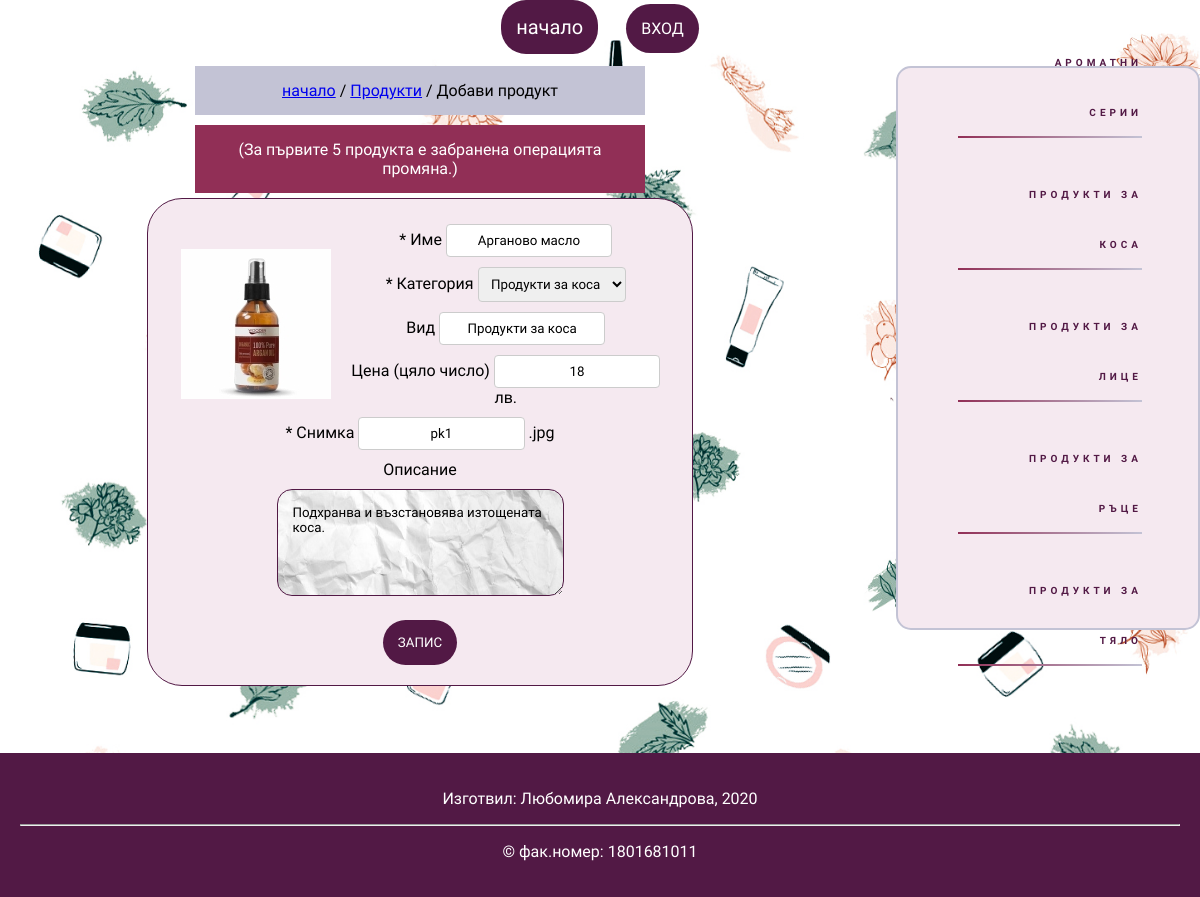
Screenshot of /product_edit.php?id=2 with the database file from the repository.
### tables this page shows
CREATE TABLE `product_types` (
  `product_type_id` int(10) UNSIGNED NOT NULL COMMENT 'ПК',
  `category` varchar(32) NOT NULL COMMENT 'категория'
);

CREATE TABLE `products` (
  `product_id` int(10) UNSIGNED NOT NULL COMMENT 'ПК',
  `product_type_id` int(10) UNSIGNED NOT NULL COMMENT 'ВК към категория',
  `name` varchar(64) NOT NULL COMMENT 'Име на продукта',
  `type` varchar(32) DEFAULT NULL COMMENT 'Вид',
  `price` int(4) DEFAULT NULL COMMENT 'Цена - само в цели числа',
  `info` text DEFAULT NULL COMMENT 'Описание на продукта',
  `picture` varchar(32) DEFAULT NULL COMMENT 'относителен адрес до снимка',
  `registration_date` timestamp NOT NULL DEFAULT current_timestamp() COMMENT 'Дата на регистрация'
);

### layout/init.inc.php (called while the page is built, shortened)
<?php
$product_pictures_dir = 'images/objects/';
$product_pictures_small_prefix = 'small_';
?>

### product_edit.php (the view, shortened to what this page needs)
<?php
require 'layout/init.inc.php';
$operation_type = 'Добави продукт';
if($_REQUEST){
	$id = (int)$_REQUEST['id'];
} else {
	$id = NULL;
}
if($id) {
	$query = "SELECT * FROM products WHERE product_id=".$id;
	$result = $mysqli->query($query);
	if($row = $result->fetch_assoc()) {
		$operation_type = 'Добави продукт';
		$name = $row['name'];
		$product_type_id = $row['product_type_id'];
		$type = $row['type'];
		$price = $row['price'];
		$info = $row['info'];
		$picture = $row['picture'];
	}
}
$navigation = ' / <a href="products_edit.php">Продукти</a>'.' / '.$operation_type;
require 'layout/header.inc.php';
print' <div> ';
if($id>=1 && $id<=5) {
	print'<div class="customError">(За първите 5 продукта e забраненa операцията промяна.)</div>';
}
if($_POST || $_REQUEST) {
print'
<form class="formProductEdit" method="post" name="f" action="'.$_SERVER['PHP_SELF'].'" >
<div class="container">
	<div class="left">
		<input type="hidden" name="id" value="'.$id.'">
		<input type="hidden" name="picture" value="'.$picture.'">
	';
		$small_pic = $product_pictures_dir.$product_pictures_small_prefix.$picture;
		$small_pic_exists = file_exists($small_pic);
	print $small_pic_exists?'
		<div class="form-row"><img src="'.$small_pic.'" title="" alt=""></div>':'
	';
	print'
	</div>
	<div class="right">
		<div class="form-row">
			<label for="name">* Име</label>
			<input type="text" maxlength="64" name="name" id="name" value="'.htmlspecialchars(stripslashes($name)).'">
		</div>
		<div class="form-row">
			<label for="product_type_id">* Категория</label>
			<select name="product_type_id" id="product_type_id">';
				$query = 'SELECT * FROM product_types ORDER BY category';
				$result = $mysqli->query($query);
				while($row = $result->fetch_assoc()) {
				$sel='';
				if($row['product_type_id']==$product_type_id) {$sel=' selected';}
				print' <option value="'.$row['product_type_id'].'"'.$sel.'>'.htmlspecialchars(stripslashes($row["category"])).'</option> ';
				}
				print'
			</select>
		</div>
		<div class="form-row">
			<label for="type">Вид</label>
			<input type="text" maxlength="32" name="type" id="type" value="'.htmlspecialchars(stripslashes($type)).'">
		</div>
		<div class="form-row">
			<label for="price">Цена (цяло число)</label>
			<input type="text" maxlength="4" name="price" id="price" value="'.htmlspecialchars(stripslashes($price)).'"> лв.
		</div>  ';
		$picture=str_replace('.jpg','',$picture);
		print'
			<div class="form-row">
				<label for="picture">* Снимка</label>
				<input type="text" maxlength="64" name="picture" id="picture" value="'.htmlspecialchars(stripslashes($picture)).'"> .jpg
			</div>
			<div class="form-row">
				<label for="info">Описание</label>
			</div>
			<div class="form-row">
				<textarea name="info" id="info" cols="30" rows="5">'.htmlspecialchars(stripslashes($info)).'</textarea>
			</div>
	</div>
	<div>
		<input class="purple-btn" style="margin-top: 15px;" type="submit" name="submit" value="Запис">
	</div>
</div>
</form>
';}
else {
		print'</select>
	</div>
	<div class="form-row">
		<label for="type">Вид</label>
		<input type="text" maxlength="32" name="type" id="type" value="">
	</div>
	<div class="form-row">
		<label for="price">Цена</label>
		<input placeholder="Цяло число" type="text" maxlength="4" name="price" id="price" value=""> лв.
	</div>
	<div class="form-row">
		<label for="picture">* Снимка</label>
		<input type="text" maxlength="64" name="picture" id="picture" value=""> .jpg
	</div>
	<div class="form-row">
		<label for="info">Описание на продукта</label>
	</div>
	<div class="form-row">
		<textarea name="info" id="info"></textarea>
	</div>
	<div class="form-row">
		<input type="submit" name="submit" value="Запис">
	</div>
</form>';}
print'</div>';
require 'layout/footer.inc.php';
?>

### layout/header.inc.php (shortened to what this page needs)
<?php
print'
<!DOCTYPE html>
<html>
<head>
    <meta charset="utf-8">
    <title>'.$page_title.'</title>
    <link href="styles/style.css" type="text/css" rel="stylesheet">
    <link href="https://fonts.googleapis.com/css?family=Montserrat+Alternates:400,500i,700|Playfair+Display:400,400i,900" rel="stylesheet">
</head>
<body>
    <div class="wrapper">
        <div class="header-menu">
            <a href="." class="header-menu-a">начало</a>';
            if(!isset($_SESSION['users_type'])){
                print '
                    <span>
                        <a href="login.php" class="purple-btn">вход</a>
                    </span>
                ';
            }
            print'
        </div>
            <div class="sidebar-menu">
                <div class="sidebar-menu-nav"> ';
                $result = $mysqli->query("SELECT * FROM product_types");
                while($row = $result->fetch_assoc()){
                    print'
                        <a href="products.php?kid= '.$row['product_type_id'].' "class="sidebar-menu-a">
                            '.htmlspecialchars(stripslashes($row['category'])).'
                        </a>
                    ';
                }
                print'
                </div>
            </div>
            <div class="main">
                <div id="navigation">
                    <a class="href-nav" href=".">начало</a>
                    '.$navigation.'
            </div>
            ';
?>

### styles/style.css (style rules this page uses)
html, body { margin: 0; height: 100%; }
body { margin: 0; padding: 0; color: inherit; list-style: none; text-decoration: none; font-family: "Montserrat Alternates", "Playfair Display", sans-serif; background-image: url("../images/b.jpg"); background-repeat: repeat; background-size: cover; -webkit-background-size: cover; -moz-background-size: cover; -o-background-size: cover; }
.wrapper { width: 100%; text-align: center; }
.header-menu-a { display: inline-block; color: white; margin-top: 0px; margin-bottom: 1%; padding-right: 30px; font-size: 20px; text-decoration: none; background-color: #521945; border-radius: 25px; padding: 15px; margin-right: 2%; }
.purple-btn, input[type=submit] { border-radius: 25px; color: white; background-color: #521945; padding: 15px; text-transform: uppercase; text-decoration: none; border: none; font-family: "Montserrat Alternates", "Playfair Display", sans-serif; }
.sidebar-menu { width: 25%; float: right; height: 70vh; background-color: rgb(245, 233, 240); border-radius: 15px; margin-left: 3%; border: 2px solid #c3c3d5; }
.sidebar-menu-nav { position: relative; margin: 0 20%; text-align: right; top: 45%; transform: translateY(-50%); font-weight: bold; }
.sidebar-menu-a { position: relative; font-size: 10px; margin: 3.2em 0; line-height: 5em; text-transform: uppercase; text-decoration: none; letter-spacing: 0.4em; display: block; transition: all ease-out 300ms; color: #521945; }
.sidebar-menu-a:link, .sidebar-menu-a:visited, .sidebar-menu-a:active { width: 80%; padding-left: 40px; }
.sidebar-menu-a::after { content: ''; position: absolute; width: 100%; height: 0.2em; background: black; left: 0; bottom: 0; background-image: linear-gradient(to right, #912f56, #c3c3d5) }
.main { float: left; width: 70%; text-align: center; }
.formProductEdit { width: 60%; margin: auto; padding: 20px; border: 1px solid #521945; border-radius: 35px; background-color: rgb(245, 233, 240); margin-bottom: 8%; }
.form-row { padding: 5px; }
.left { padding-top: 5%; width: 35%; float: left; }
textarea { border: 1px solid #521945; border-radius: 15px; padding: 15px; font-family: "Montserrat Alternates", "Playfair Display", sans-serif; background-image: url("../images/paper.jpg"); background-repeat: no-repeat; background-size: 300px 300px; }
input[type=text], select, #passid { width: 30%; padding: 8px; border: 1px solid #ccc; border-radius: 4px; font-family: "Montserrat Alternates", "Playfair Display", sans-serif; text-align: center; }
#navigation { background-color: #c3c3d5; padding: 15px; width: 50%; margin: auto; margin-bottom: 10px; }
.customError, .errorBlock, .infoBlock { background-color: #912f56; padding: 15px; color: white; width: 50%; margin: auto; margin-bottom: 5px; }

### rows the page displays
product_types: category "АРОМАТНИ СЕРИИ"
product_types: category "ПРОДУКТИ ЗА КОСА"
product_types: category "ПРОДУКТИ ЗА ЛИЦЕ"
product_types: category "ПРОДУКТИ ЗА РЪЦЕ"
product_types: category "ПРОДУКТИ ЗА ТЯЛО"
products: picture (picture), name "Арганово масло", type "Продукти за коса", price "18", picture "pk1", info "Подхранва и възстановява изтощената коса."

### other values shown
$operation_type "Добави продукт"
form field product_type_id "Продукти за коса"
